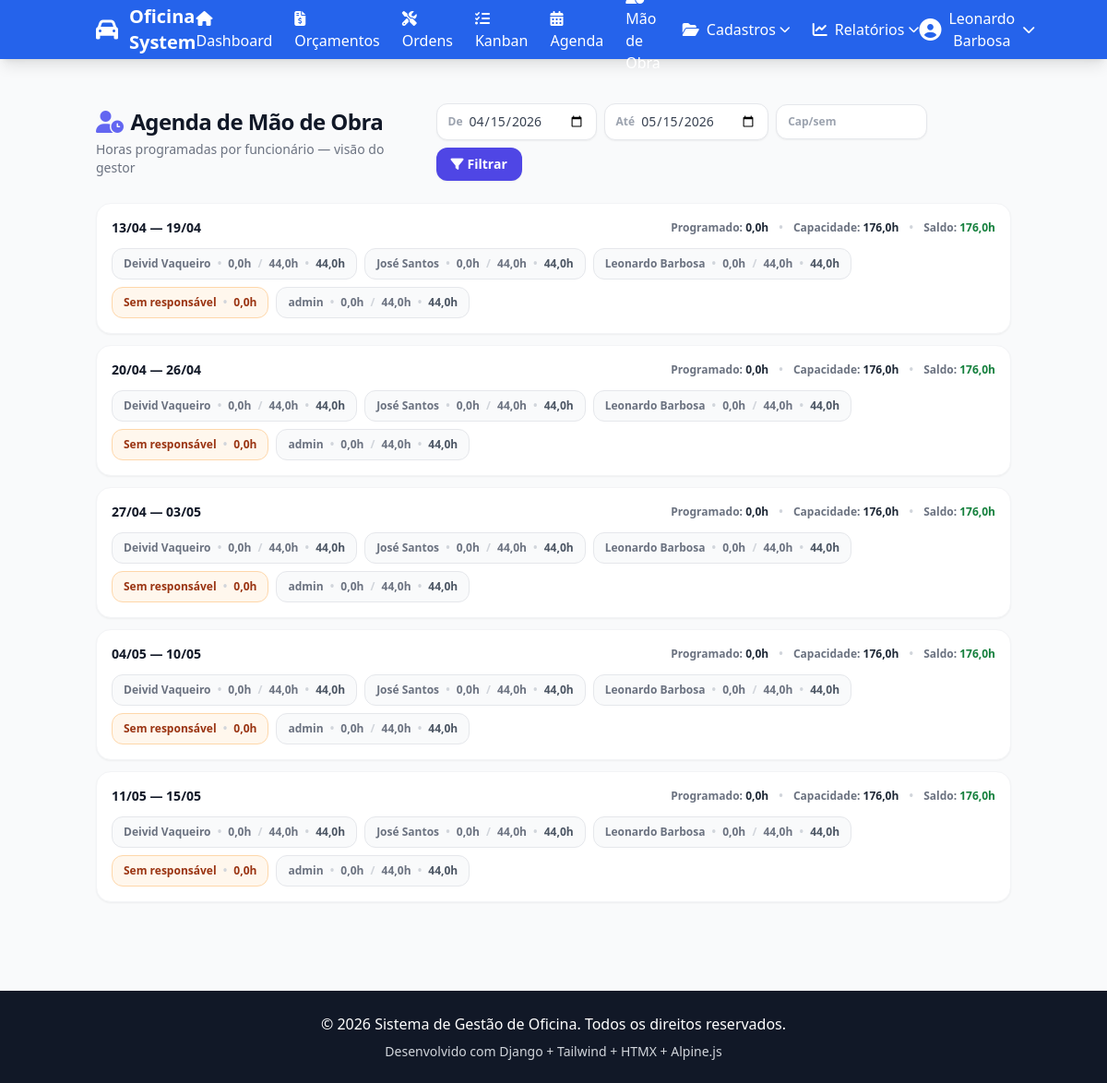
The page /agenda-mao-de-obra/ (signed in) on the database its author committed.
### apps/dashboard/models.py (models this page shows, shortened)
class ConfiguracaoSistema(models.Model):
    nome_empresa = models.CharField('Nome da empresa', max_length=120, blank=True)
    endereco = models.CharField('Endereço', max_length=255, blank=True)
    telefone = models.CharField('Telefone', max_length=40, blank=True)
    email = models.EmailField('E-mail', blank=True)
    cnpj = models.CharField('CNPJ', max_length=30, blank=True)
    site = models.CharField('Site', max_length=120, blank=True)
    logo = models.ImageField('Logomarca', upload_to='sistema/', null=True, blank=True)
    cor_primaria = models.CharField('Cor primária (hex)', max_length=7, default='#2563EB')
    cor_rodape = models.CharField('Cor do rodapé (hex)', max_length=7, default='#111827')
    texto_rodape = models.CharField('Texto do rodapé', max_length=200, blank=True)
    atualizado_em = models.DateTimeField('Atualizado em', auto_now=True)
    class Meta:
        verbose_name = 'Configuração do Sistema'
        verbose_name_plural = 'Configurações do Sistema'

### apps/funcionarios/models.py (models this page shows, shortened)
class Funcionario(AbstractUser):
    PERFIL_CHOICES = [
        ('operacional', 'Operacional'),
        ('supervisor', 'Supervisor'),
        ('gerente', 'Gerente'),
        ('admin', 'Administrador'),
        ('orcamentista', 'Orçamentista'),
        ('financeiro', 'Financeiro'),
    ]
    telefone = models.CharField('Telefone', max_length=20, blank=True)
    cpf = models.CharField('CPF', max_length=14, unique=True, null=True, blank=True)
    data_admissao = models.DateField('Data de Admissão', null=True, blank=True)
    data_demissao = models.DateField('Data de Demissão', null=True, blank=True)
    perfil = models.CharField(
        'Perfil',
        max_length=20,
        choices=PERFIL_CHOICES,
        default='operacional'
    )
    percentual_comissao_padrao = models.DecimalField(
        'Percentual de Comissão Padrão (%)',
        max_digits=5,
        decimal_places=2,
        default=10.00,
        help_text='Percentual padrão usado quando a etapa não define um percentual específico'
    )
    ativo = models.BooleanField('Ativo', default=True)
    foto = models.ImageField('Foto', upload_to='funcionarios/fotos/', null=True, blank=True)
    criado_em = models.DateTimeField('Criado em', auto_now_add=True)
    atualizado_em = models.DateTimeField('Atualizado em', auto_now=True)
    class Meta:
        verbose_name = 'Funcionário'
        verbose_name_plural = 'Funcionários'
        ordering = ['first_name', 'last_name']

### apps/kanban/views.py (the view, shortened to what this page needs)
# urls.py: path('agenda-mao-de-obra/', views.agenda_mao_obra, name='agenda_mao_obra'),
@login_required
def agenda_mao_obra(request):
    from decimal import Decimal
    if not (request.user.is_superuser or getattr(request.user, 'perfil', '') in ['admin', 'gerente', 'supervisor']):
        from django.contrib import messages
        messages.error(request, 'Acesso restrito a gestores.')
        return redirect('kanban:producao')
    hoje = date.today()
    data_inicio_str = request.GET.get('de', str(hoje))
    data_fim_str = request.GET.get('ate', str(hoje + timedelta(days=30)))
    capacidade_str = request.GET.get('cap', '44')
    try:
        from datetime import datetime
        data_inicio = datetime.strptime(data_inicio_str, '%Y-%m-%d').date()
        data_fim = datetime.strptime(data_fim_str, '%Y-%m-%d').date()
    except (ValueError, TypeError):
        data_inicio = hoje
        data_fim = hoje + timedelta(days=30)
    try:
        capacidade_semanal = Decimal(str(capacidade_str))
    except Exception:
        capacidade_semanal = Decimal('44')
    if capacidade_semanal < 0:
        capacidade_semanal = Decimal('44')
    funcionarios = list(Funcionario.objects.filter(ativo=True).order_by('first_name'))
    semanas = []
    inicio_semana = data_inicio - timedelta(days=data_inicio.weekday())
    fim_semana = data_fim - timedelta(days=data_fim.weekday())
    cursor = inicio_semana
    while cursor <= fim_semana:
        semana_inicio = cursor
        semana_fim = min(cursor + timedelta(days=6), data_fim)
        semanas.append((semana_inicio, semana_fim))
        cursor = cursor + timedelta(days=7)
    etapas = list(
        OrdemEtapa.objects.filter(
            data_programada__gte=data_inicio,
            data_programada__lte=data_fim,
        )
        .exclude(status='finalizada')
        .values('data_programada', 'funcionario_id', 'horas_orcadas')
    )
    horas_por_semana_func = {str(ini): {} for ini, _ in semanas}
    resumo_semanal = []
    for ini, fim in semanas:
        key = str(ini)
        linhas = []
        total_atribuido = Decimal('0')
        for f in funcionarios:
            horas_f = horas_por_semana_func.get(key, {}).get(f.id, Decimal('0'))
            total_atribuido += horas_f
            saldo = capacidade_semanal - horas_f
            linhas.append({
                'id': f.id,
                'nome': f.get_full_name() or f.username,
                'horas': float(horas_f),
                'capacidade': float(capacidade_semanal),
                'saldo': float(saldo),
            })
        horas_sem_responsavel = horas_por_semana_func.get(key, {}).get(0, Decimal('0'))
        linhas.append({
            'id': 0,
            'nome': 'Sem responsável',
            'horas': float(horas_sem_responsavel),
            'capacidade': None,
            'saldo': None,
        })
        linhas.sort(key=lambda x: (-x['horas'], x['nome']))
        total_programado = (total_atribuido + horas_sem_responsavel)
        total_capacidade = capacidade_semanal * Decimal(len(funcionarios))
        resumo_semanal.append({
            'inicio': ini,
            'fim': fim,
            'funcionarios': linhas,
            'total_programado': float(total_programado),
            'total_atribuido': float(total_atribuido),
            'total_capacidade': float(total_capacidade),
            'saldo_total': float(total_capacidade - total_programado),
            'sem_responsavel': float(horas_sem_responsavel),
        })
    context = {
        'data_inicio': data_inicio,
        'data_fim': data_fim,
        'capacidade_semanal': float(capacidade_semanal),
        'resumo_semanal': resumo_semanal,
    }
    return render(request, 'kanban/agenda_mao_obra.html', context)

### apps/dashboard/context_processors.py (called while the page is built)
def sistema_config(request):
    return {
        'sistema_config': ConfiguracaoSistema.objects.first()
    }

### templates/kanban/agenda_mao_obra.html (shortened to what this page needs)
{% extends 'base.html' %}
{% block content %}
<div class="max-w-7xl mx-auto py-6">
  <div class="flex flex-col sm:flex-row sm:items-center sm:justify-between gap-4 mb-6">
    <div>
      <h1 class="text-2xl font-extrabold text-gray-900 tracking-tight flex items-center gap-2">
        <i class="fas fa-user-clock text-indigo-500"></i> Agenda de Mão de Obra
      </h1>
      <p class="text-sm text-gray-500 mt-1">Horas programadas por funcionário — visão do gestor</p>
    </div>
    <form method="get" class="flex items-center gap-2 flex-wrap">
      <div class="flex items-center gap-1.5 bg-white border border-gray-200 rounded-xl px-3 py-2 shadow-sm">
        <label class="text-xs text-gray-400 font-semibold">De</label>
        <input type="date" name="de" value="{{ data_inicio|date:'Y-m-d' }}"
               class="text-sm text-gray-700 border-none outline-none bg-transparent">
      </div>
      <div class="flex items-center gap-1.5 bg-white border border-gray-200 rounded-xl px-3 py-2 shadow-sm">
        <label class="text-xs text-gray-400 font-semibold">Até</label>
        <input type="date" name="ate" value="{{ data_fim|date:'Y-m-d' }}"
               class="text-sm text-gray-700 border-none outline-none bg-transparent">
      </div>
      <div class="flex items-center gap-1.5 bg-white border border-gray-200 rounded-xl px-3 py-2 shadow-sm">
        <label class="text-xs text-gray-400 font-semibold">Cap/sem</label>
        <input type="number" name="cap" value="{{ capacidade_semanal|default:44 }}" step="0.5" min="0"
               class="w-20 text-sm text-gray-700 border-none outline-none bg-transparent">
      </div>
      <button type="submit"
              class="px-4 py-2 bg-indigo-600 text-white text-sm font-semibold rounded-xl hover:bg-indigo-700 transition shadow-sm">
        <i class="fas fa-filter mr-1"></i>Filtrar
      </button>
    </form>
  </div>
  {% if resumo_semanal %}
  <div class="space-y-3">
    {% for semana in resumo_semanal %}
    <div class="bg-white rounded-2xl border border-gray-100 shadow-sm p-4">
      <div class="flex items-center justify-between gap-3 mb-3">
        <div class="text-sm font-extrabold text-gray-900">
          {{ semana.inicio|date:"d/m" }} — {{ semana.fim|date:"d/m" }}
        </div>
        <div class="text-xs text-gray-500 font-semibold">
          Programado: <span class="font-bold text-gray-800">{{ semana.total_programado|floatformat:1 }}h</span>
          <span class="mx-2 text-gray-300">•</span>
          Capacidade: <span class="font-bold text-gray-800">{{ semana.total_capacidade|floatformat:1 }}h</span>
          <span class="mx-2 text-gray-300">•</span>
          Saldo:
          <span class="font-extrabold {% if semana.saldo_total < 0 %}text-red-700{% else %}text-green-700{% endif %}">
            {{ semana.saldo_total|floatformat:1 }}h
          </span>
        </div>
      </div>
      <div class="flex flex-wrap gap-2">
        {% for f in semana.funcionarios %}
        <div class="px-3 py-2 rounded-xl border text-xs font-semibold
                    {% if f.id == 0 %}bg-orange-50 border-orange-200 text-orange-800
                    {% elif f.saldo < 0 %}bg-red-50 border-red-200 text-red-700
                    {% elif f.saldo <= 4 and f.horas > 0 %}bg-yellow-50 border-yellow-200 text-yellow-800
                    {% elif f.horas > 0 %}bg-green-50 border-green-200 text-green-700
                    {% else %}bg-gray-50 border-gray-200 text-gray-500{% endif %}">
          <span class="font-bold">{{ f.nome }}</span>
          <span class="mx-1 text-gray-300">•</span>
          <span>{{ f.horas|floatformat:1 }}h</span>
          {% if f.id != 0 %}
          <span class="mx-1 text-gray-300">/</span>
          <span>{{ f.capacidade|floatformat:1 }}h</span>
          <span class="mx-1 text-gray-300">•</span>
          <span class="{% if f.saldo < 0 %}text-red-800{% else %}text-gray-600{% endif %}">{{ f.saldo|floatformat:1 }}h</span>
          {% endif %}
        </div>
        {% endfor %}
      </div>
    </div>
    {% endfor %}
  </div>
  {% else %}
  <div class="bg-white rounded-2xl border border-gray-100 shadow-sm p-16 text-center">
    <h3 class="text-lg font-bold text-gray-700 mb-1">Sem dados no período</h3>
    <p class="text-sm text-gray-400">Não há horas programadas para o intervalo selecionado.</p>
  </div>
  {% endif %}
</div>
{% endblock %}

### templates/base.html (shortened to what this page needs)
<!DOCTYPE html>
<html lang="pt-BR">
<head>
    <script src="https://cdn.tailwindcss.com"></script>
    <link rel="stylesheet" href="https://cdnjs.cloudflare.com/ajax/libs/font-awesome/6.5.1/css/all.min.css">
</head>
<body class="bg-gray-50">
    <nav class="text-white shadow-lg" style="background-color: {{ sistema_config.cor_primaria|default:'#2563EB' }};">
        <div class="container mx-auto px-4">
            <div class="flex items-center justify-between h-16">
                <div class="flex items-center space-x-3">
                    {% if sistema_config and sistema_config.logo %}
                      <img src="{{ sistema_config.logo.url }}" alt="Logo" class="h-9 w-9 rounded bg-white/90 object-contain">
                    {% else %}
                      <i class="fas fa-car text-2xl"></i>
                    {% endif %}
                    <span class="text-xl font-bold">{{ sistema_config.nome_empresa|default:"Oficina System" }}</span>
                </div>
                <div class="hidden md:flex items-center space-x-6">
                  {% if user.is_superuser or user.perfil == 'admin' or user.perfil == 'gerente' or user.perfil == 'supervisor' %}
                  <a href="{% url 'dashboard:index' %}" class="hover:text-blue-200">
                      <i class="fas fa-home mr-2"></i>Dashboard
                  </a>
                  <a href="{% url 'orcamentos:list' %}" class="hover:text-blue-200">
                      <i class="fas fa-file-invoice-dollar mr-2"></i>Orçamentos
                  </a>
                  <a href="{% url 'ordens:list' %}" class="hover:text-blue-200">
                      <i class="fas fa-tools mr-2"></i>Ordens
                  </a>
                  <a href="{% url 'kanban:producao' %}" class="hover:text-blue-200">
                      <i class="fas fa-tasks mr-2"></i>Kanban
                  </a>
                  <a href="{% url 'kanban:agenda' %}" class="hover:text-blue-200">
                      <i class="fas fa-calendar-alt mr-2"></i>Agenda
                  </a>
                  <a href="{% url 'kanban:agenda_mao_obra' %}" class="hover:text-blue-200">
                      Mão de Obra
                  </a>
                  <div x-data="{ open: false }" class="relative">
                      <button @click="open = !open" class="flex items-center hover:text-blue-200">
                          <i class="fas fa-folder-open mr-2"></i>Cadastros
                          <i class="fas fa-chevron-down ml-1 text-xs"></i>
                      </button>
                  </div>
                  <div x-data="{ open: false }" class="relative">
                      <button @click="open = !open" class="flex items-center hover:text-blue-200">
                          <i class="fas fa-chart-line mr-2"></i>Relatórios
                          <i class="fas fa-chevron-down ml-1 text-xs"></i>
                      </button>
                  </div>
                  {% endif %}
                </div>
                <div x-data="{ open: false }" class="relative">
                    <button @click="open = !open" class="flex items-center space-x-2 hover:text-blue-200">
                        <i class="fas fa-user-circle text-2xl"></i>
                        <span>{{ user.get_full_name|default:user.username }}</span>
                        <i class="fas fa-chevron-down text-sm"></i>
                    </button>
                </div>
            </div>
        </div>
    </nav>
    <main class="{% block main_class %}container mx-auto px-4 py-6{% endblock %}">
        {% block content %}{% endblock %}
    </main>
    <footer class="text-white mt-12" style="background-color: {{ sistema_config.cor_rodape|default:'#111827' }};">
        <div class="container mx-auto px-4 py-6">
            <div class="text-center">
                <p>&copy; 2026 {{ sistema_config.nome_empresa|default:"Sistema de Gestão de Oficina" }}. Todos os direitos reservados.</p>
                <p class="text-sm text-gray-300 mt-2">
                  {{ sistema_config.texto_rodape|default:"Desenvolvido com Django + Tailwind + HTMX + Alpine.js" }}
                </p>
            </div>
        </div>
    </footer>
</body>
</html>

### rows shown on the page
ConfiguracaoSistema: nome_empresa "Oficina System", nome_empresa "Sistema de Gestão de Oficina", texto_rodape "Desenvolvido com Django + Tailwind + HTMX + Alpine.js"
Funcionario: get_full_name "Leonardo Barbosa"
Funcionario: nome "admin" "admin" "admin" "admin" "admin"

### other values the page prints
{{ semana.inicio|date:"d/m" }} "13/04" "20/04" "27/04" "04/05" "11/05"
{{ semana.fim|date:"d/m" }} "19/04" "26/04" "03/05" "10/05" "15/05"
{{ semana.total_programado|floatformat:1 }} "0,0" "0,0" "0,0" "0,0" "0,0"
{{ semana.total_capacidade|floatformat:1 }} "176,0" "176,0" "176,0" "176,0" "176,0"
{{ semana.saldo_total|floatformat:1 }} "176,0" "176,0" "176,0" "176,0" "176,0"
{{ f.nome }} "Deivid Vaqueiro" "José Santos" "Leonardo Barbosa" "Sem responsável" "Deivid Vaqueiro" "José Santos" "Leonardo Barbosa" "Sem responsável" "Deivid Vaqueiro" "José Santos" "Leonardo Barbosa" "Sem responsável" "Deivid Vaqueiro" "José Santos" "Leonardo Barbosa" "Sem responsável" "Deivid Vaqueiro" "José Santos" "Leonardo Barbosa" "Sem responsável"
{{ f.horas|floatformat:1 }} "0,0" "0,0" "0,0" "0,0" "0,0" "0,0" "0,0" "0,0" "0,0" "0,0" "0,0" "0,0" "0,0" "0,0" "0,0" "0,0" "0,0" "0,0" "0,0" "0,0" "0,0" "0,0" "0,0" "0,0" "0,0"
{{ f.capacidade|floatformat:1 }} "44,0" "44,0" "44,0" "44,0" "44,0" "44,0" "44,0" "44,0" "44,0" "44,0" "44,0" "44,0" "44,0" "44,0" "44,0" "44,0" "44,0" "44,0" "44,0" "44,0"
{{ f.saldo|floatformat:1 }} "44,0" "44,0" "44,0" "44,0" "44,0" "44,0" "44,0" "44,0" "44,0" "44,0" "44,0" "44,0" "44,0" "44,0" "44,0" "44,0" "44,0" "44,0" "44,0" "44,0"
